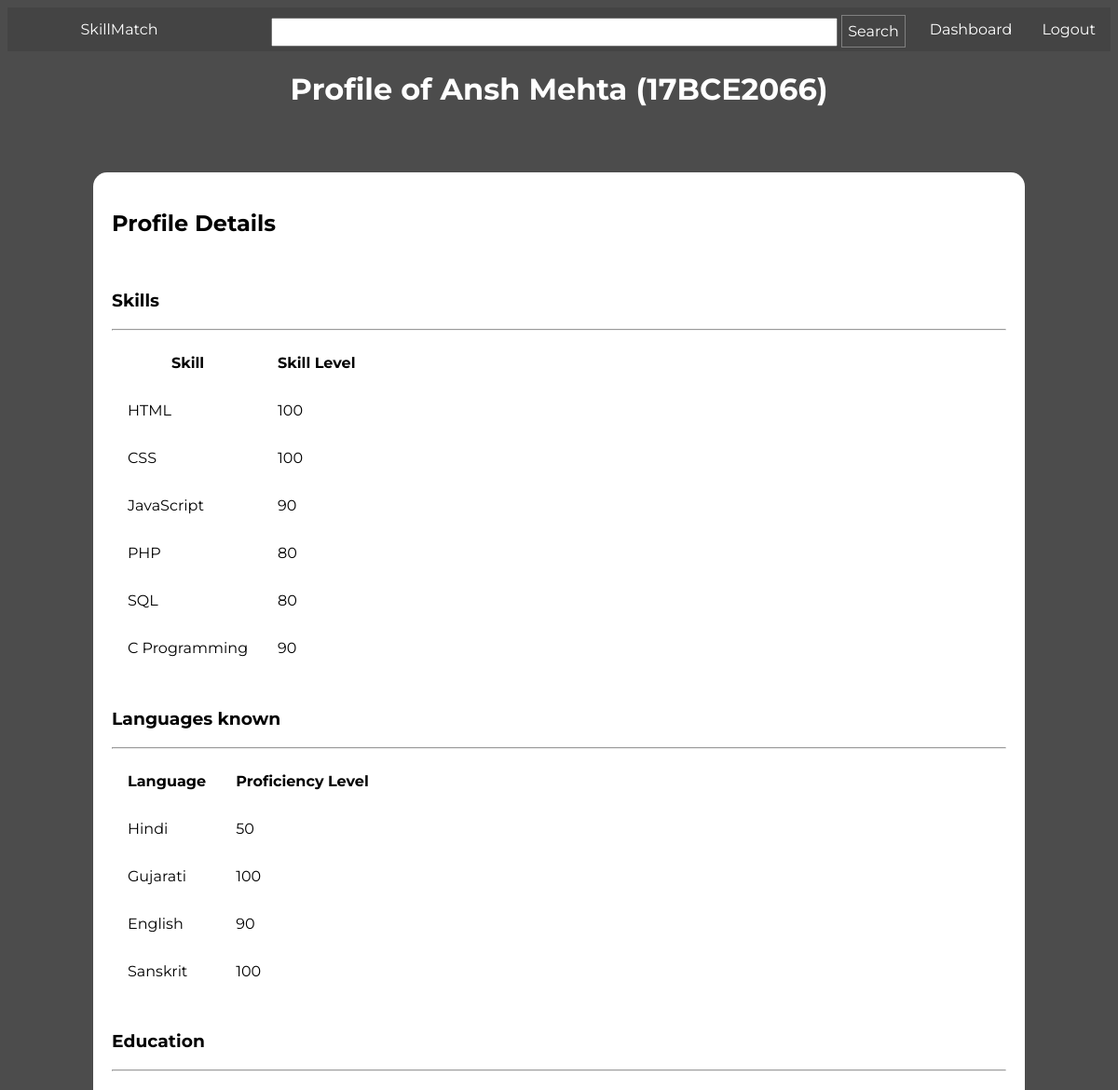
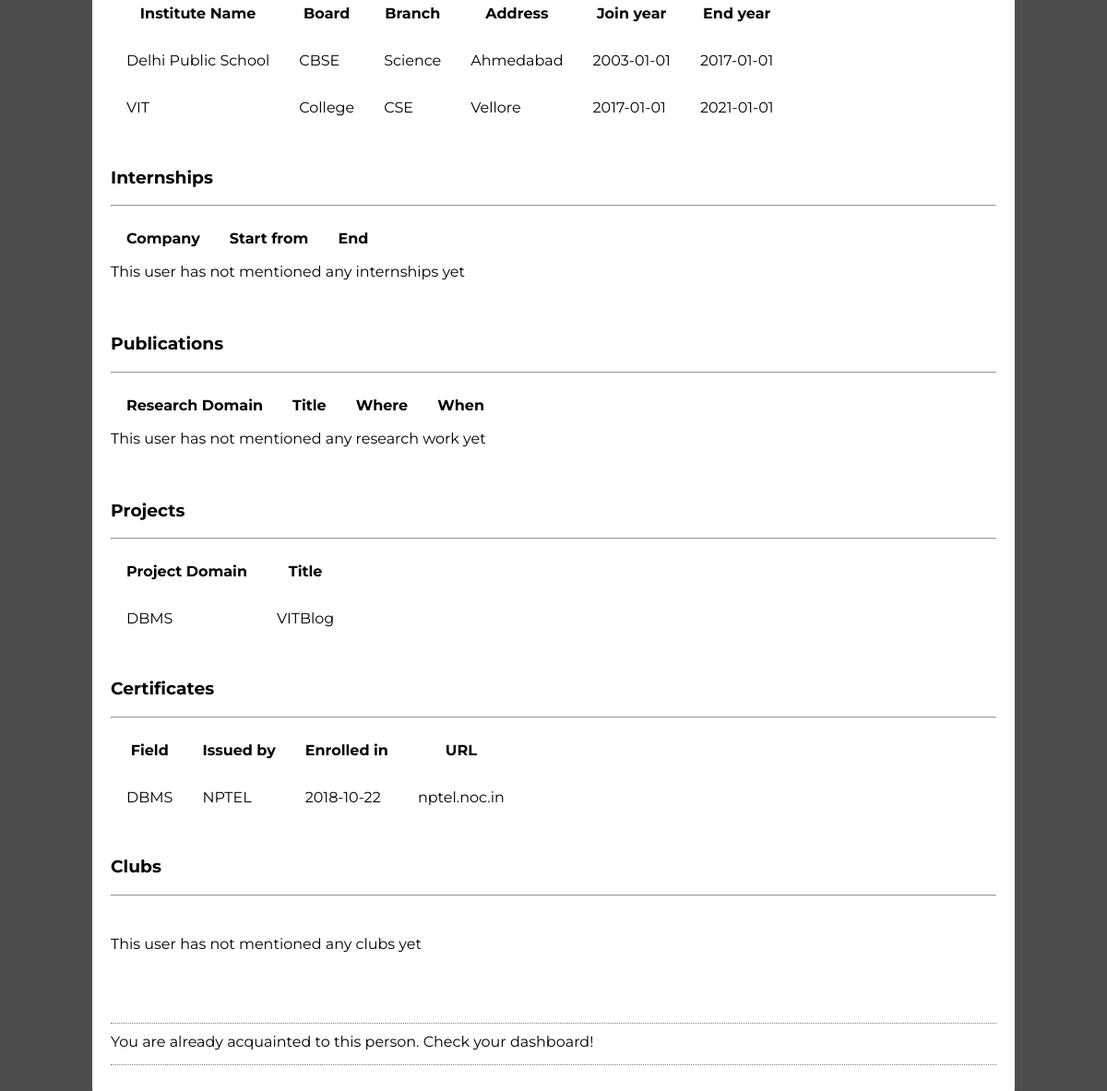
Page /search/profileshow.php?query=17BCE2066 (signed in) on the committed database (2 pictures, top to bottom).
### tables this page shows
CREATE TABLE `user_info` (
  `reg_no` varchar(9) NOT NULL,
  `email` varchar(100) DEFAULT NULL,
  `password` varchar(50) NOT NULL,
  `first_name` varchar(50) NOT NULL,
  `last_name` varchar(50) NOT NULL,
  `DOB` date NOT NULL,
  `phone` int(9) DEFAULT NULL,
  `city` varchar(100) DEFAULT NULL,
  `bio` text
);

CREATE TABLE `skills` (
  `skillid` int(11) NOT NULL,
  `reg_no` varchar(9) NOT NULL,
  `skillname` varchar(100) DEFAULT NULL,
  `skilllevel` int(3) DEFAULT NULL
);

CREATE TABLE `languages` (
  `languageID` int(11) NOT NULL,
  `reg_no` varchar(9) DEFAULT NULL,
  `language_name` varchar(50) DEFAULT NULL,
  `lang_level` varchar(10) DEFAULT NULL
);

CREATE TABLE `education` (
  `education_id` int(11) NOT NULL,
  `reg_no` varchar(9) DEFAULT NULL,
  `institute_name` varchar(100) DEFAULT NULL,
  `institute_board` varchar(10) DEFAULT NULL,
  `branch` varchar(100) DEFAULT NULL,
  `institute_address` varchar(100) DEFAULT NULL,
  `joined_year` date DEFAULT NULL,
  `end_year` date DEFAULT NULL
);

CREATE TABLE `projects` (
  `reg_no` varchar(9) DEFAULT NULL,
  `project_domain` varchar(100) DEFAULT NULL,
  `project_title` varchar(100) DEFAULT NULL,
  `projectid` int(11) NOT NULL
);

CREATE TABLE `certificate` (
  `reg_no` varchar(9) DEFAULT NULL,
  `certificate_field` varchar(100) DEFAULT NULL,
  `issued_by` varchar(100) DEFAULT NULL,
  `certified_year` date DEFAULT NULL,
  `certificate_URL` varchar(100) NOT NULL,
  `certiid` int(11) NOT NULL
);

### search/profileshow.php (the view, shortened to what this page needs)
<?php
	require('../includes/db.php');
?>
<!DOCTYPE html>
<html>
<head>
    <link href="../css/profileshow.css" rel="stylesheet" />
</head>
<body>
<?php
$regno = $_GET['query'];
$usrno = $_SESSION['username'];
$name = mysqli_query($con,"SELECT first_name,last_name from user_info where reg_no='$regno'");
$name = mysqli_fetch_array($name);
$fname = $name['first_name'];
$lname = $name['last_name'];
?>
    <nav>
        <ul>
            <li><a href="../logout/logout.php">Logout</a></li>
			<li><a href="../dashboard/dashboard.php">Dashboard</a></li>
            <li>
                <form name="searchForm" id="searchForm" action="../search/search.php" method="get">
                    <input type="text" name="query" id="searchInput" />
                    <input type="submit" value="Search" id="searchButton" />
                </form>
            </li>
            <li id="logo"><a href="../home.php">SkillMatch</a></li>
        </ul>
    </nav>
    <header>
        <h1>Profile of <?php echo $fname." ".$lname." (".$regno.")"; ?></h1></header>
    <section class="profile">
        <article id="profileDetails">
            <h2>Profile Details</h2>
			<br>
            <h3>Skills</h3>
            <hr>
            <table>
                <thead>
                    <th>Skill</th>
                    <th>Skill Level</th>
                </thead>
<?php
$result = mysqli_query($con,"SELECT skillname, skilllevel FROM skills WHERE reg_no='$regno'");
if(mysqli_num_rows($result)){
while($row = mysqli_fetch_array($result))
{
echo "<tr>";
echo "<td>" . $row['skillname'] . "</td>";
echo "<td>" . $row['skilllevel'] . "</td>";
echo "</tr>";
}
echo "</table>";
}
else{
    echo "</table>";
    echo "This user has not mentioned any skills yet";
    echo "<br><br>";
}
?>
<br>
<h3>Languages known</h3>
            <hr>
            <table>
                <thead>
                    <th>Language</th>
                    <th>Proficiency Level</th>
                </thead>
<?php
$rl = mysqli_query($con,"SELECT language_name, lang_level FROM languages WHERE reg_no='$regno'");
if(mysqli_num_rows($rl)){
while($row = mysqli_fetch_array($rl))
{
echo "<tr>";
echo "<td>" . $row['language_name'] . "</td>";
echo "<td>" . $row['lang_level'] . "</td>";
echo "</tr>";
}
echo "</table>";
}
else{
    echo "</table>";
    echo "This user has not mentioned any languages yet";
    echo "<br><br>";
}
?>
<br>
 <h3>Education</h3>
            <hr>
            <table>
                <thead>
                    <th>Institute Name</th>
                    <th>Board</th>
                    <th>Branch</th>
                    <th>Address</th>
                    <th>Join year</th>
                    <th>End year</th>
                </thead>
<?php
$redu = mysqli_query($con,"SELECT institute_name, institute_board, branch, institute_address, joined_year, end_year FROM education WHERE reg_no='$regno'");
if(mysqli_num_rows($redu)){
    while($row = mysqli_fetch_array($redu))
    {
    echo "<tr>";
    echo "<td>" . $row['institute_name'] . "</td>";
    echo "<td>" . $row['institute_board'] . "</td>";
    echo "<td>" . $row['branch'] . "</td>";
    echo "<td>" . $row['institute_address'] . "</td>";
    echo "<td>" . $row['joined_year'] . "</td>";
    echo "<td>" . $row['end_year'] . "</td>";
    echo "</tr>";
    }
    echo "</table>";
}
else{
    echo "</table>";
    echo "This user has not mentioned any educational institutions yet";
    echo "<br><br>";
}
?>
<br>
<h3>Internships</h3>
            <hr>
            <table>
                <thead>
                    <th>Company</th>
                    <th>Start from</th>
                    <th>End</th>
                </thead>
<?php
$rint = mysqli_query($con,"SELECT recuitor, istart, iend FROM internships WHERE reg_no='$regno'");
if(mysqli_num_rows($rint)){
    while($row = mysqli_fetch_array($rint))
    {
    echo "<tr>";
    echo "<td>" . $row['recuitor'] . "</td>";
    echo "<td>" . $row['istart'] . "</td>";
    echo "<td>" . $row['iend'] . "</td>";
    echo "</tr>";
    }
    echo "</table>";
}
else{
    echo "</table>";
    echo "This user has not mentioned any internships yet";
    echo "<br><br>";
}
?>
<br>
<h3>Publications</h3>
            <hr>
            <table>
                <thead>
                    <th>Research Domain</th>
                    <th>Title</th>
                    <th>Where</th>
                    <th>When</th>
                </thead>
<?php
$rpub = mysqli_query($con,"SELECT publication_domain, publication_title, published_in, pub_year FROM publications WHERE reg_no='$regno'");
if(mysqli_num_rows($rpub)){
while($row = mysqli_fetch_array($rpub))
{
    echo "<tr>";
    echo "<td>" . $row['publication_domain'] . "</td>";
    echo "<td>" . $row['publication_title'] . "</td>";
    echo "<td>" . $row['published_in'] . "</td>";
    echo "<td>" . $row['pub_year'] . "</td>";
    echo "</tr>";
}
echo "</table>";
}
else{
    echo "</table>";
    echo "This user has not mentioned any research work yet";
    echo "<br><br>";
}
?>
<br>
<h3>Projects</h3>
            <hr>
            <table>
                <thead>
                    <th>Project Domain</th>
                    <th>Title</th>
                </thead>
<?php
$rproj = mysqli_query($con,"SELECT project_domain, project_title FROM projects WHERE reg_no='$regno'");
if(mysqli_num_rows($rproj)){
    while($row = mysqli_fetch_array($rproj))
    {
    echo "<tr>";
    echo "<td>" . $row['project_domain'] . "</td>";
    echo "<td>" . $row['project_title'] . "</td>";
    echo "</tr>";
    }
    echo "</table>";
}
else{
    echo "</table>";
    echo "This user has not mentioned any projects yet";
    echo "<br><br>";
}
?>
<br>
<h3>Certificates</h3>
            <hr>
            <table>
                <thead>
                    <th>Field</th>
                    <th>Issued by</th>
                    <th>Enrolled in</th>
                    <th>URL</th>
                </thead>
<?php
$rcer = mysqli_query($con,"SELECT certificate_field, issued_by, certified_year, certificate_URL FROM certificate WHERE reg_no='$regno'");
if(mysqli_num_rows($rcer)){
    while($row = mysqli_fetch_array($rcer))
    {
    echo "<tr>";
    echo "<td>" . $row['certificate_field'] . "</td>";
    echo "<td>" . $row['issued_by'] . "</td>";
    echo "<td>" . $row['certified_year'] . "</td>";
    echo "<td>" . $row['certificate_URL'] . "</td>";
    echo "</tr>";
    }
    echo "</table>";
}
else{
    echo "</table>";
    echo "This user has not mentioned any certificates yet";
    echo "<br><br>";
}
?>
<br>
<h3>Clubs</h3>
            <hr>
            <table>
                <thead>
                    <th></th>
                </thead>
<?php
$rclub = mysqli_query($con,"SELECT club_name FROM clubs WHERE reg_no='$regno'");
if(mysqli_num_rows($rclub))
{
    while($row = mysqli_fetch_array($rclub))
    {
    echo "<tr>";
    echo "<td>" . $row['club_name'] . "</td>";
    echo "</tr>";
    }
    echo "</table>";
}
else{
    echo "</table>";
    echo "This user has not mentioned any clubs yet";
    echo "<br><br>";
}
?>
<br>
<br>
            <br>
        </article>
        <article id="contactReq">
            <?php
            $isAcquaintQ = "SELECT * from contact where accept = 1 and ((senderID='$usrno' and receiverID='$regno') OR (senderID='$regno' and receiverID='$usrno')) ";
            $isAquaintRows = mysqli_query($con,$isAcquaintQ) or die("There was an error verifying your acquaintance status");
            if(mysqli_num_rows($isAquaintRows)==0)
			echo "<form action=\"\" method=\"POST\"><button name=\"contactreg\" id=\"makeRequest\" type=\"submit\" value=\"$regno\">Request contact details</button></form>";
            else{
                echo "You are already acquainted to this person. Check your dashboard!";
            }
			?>
        </article>
    </section>
</body>
</html>

### css/profileshow.css (style rules this page uses)
* { font-family: 'Montserrat', sans-serif; }
html { min-height:100%; background:linear-gradient(0deg,rgba(0,0,0,0.7),rgba(0,0,0,0.7)),url("../img/back5.jpg"); background-size:cover; color:white; }
nav { position: sticky; top:0px; left: 0px; z-index: 1; }
nav ul { list-style-type: none; margin: 0; padding: 0; overflow: hidden; background-color: #444; }
nav li { float: right; }
nav li a { display: block; color: white; text-align: center; padding: 14px 16px; text-decoration: none; }
nav form { padding-top: 8px; position: relative; right: 10px; }
#searchInput { color: black; width: 50vw; height: 25px; }
#searchButton { border: 1px solid grey; font-size:16px; height: 35px; color:white; background:#444; }
#logo { float: left; width: 20vw; }
header { text-align: center; }
.profile { color: black; border-radius: 15px; width: 80vw; position: relative; top:6vh; margin:auto; background: white; padding: 10px 20px 40px 20px; }
.profile article { border-bottom:1px dotted grey; padding-top: 10px; }
#profileDetails td,#profileDetails th { padding: 15px; }
#contactReq { padding-bottom: 15px; }

### rows in the picture
user_info: first_name "Ansh", last_name "Mehta"
skills: skillname "HTML", skilllevel "100"
skills: skillname "CSS", skilllevel "100"
skills: skillname "JavaScript", skilllevel "90"
skills: skillname "PHP", skilllevel "80"
skills: skillname "SQL", skilllevel "80"
skills: skillname "C Programming", skilllevel "90"
languages: language_name "Hindi", lang_level "50"
languages: language_name "Gujarati", lang_level "100"
languages: language_name "English", lang_level "90"
languages: language_name "Sanskrit", lang_level "100"
education: institute_name "Delhi Public School", institute_board "CBSE", branch "Science", institute_address "Ahmedabad", joined_year "2003-01-01", end_year "2017-01-01"
education: institute_name "VIT", institute_board "College", branch "CSE", institute_address "Vellore", joined_year "2017-01-01", end_year "2021-01-01"
projects: project_domain "DBMS", project_title "VITBlog"
certificate: certificate_field "DBMS", issued_by "NPTEL", certified_year "2018-10-22", certificate_URL "nptel.noc.in"

### other values in the picture
$regno "17BCE2066"
